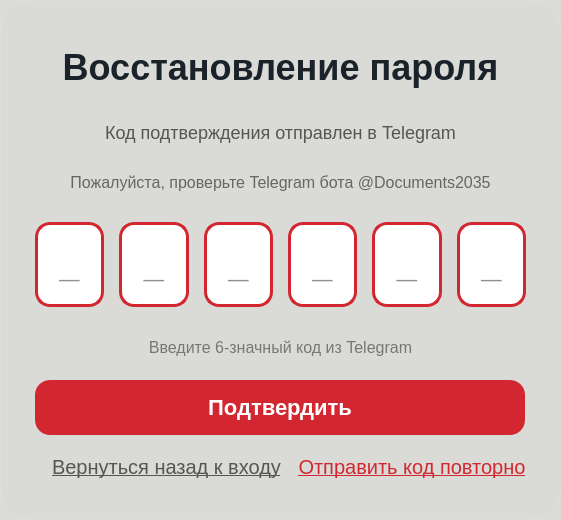
<?xml version="1.0" encoding="UTF-8"?>
<ui version="4.0">
 <class>ResetPasswordWidget</class>
 <widget class="QWidget" name="ResetPasswordWidget">
  <property name="geometry">
   <rect>
    <x>0</x>
    <y>0</y>
    <width>561</width>
    <height>520</height>
   </rect>
  </property>
  <property name="minimumSize">
   <size>
    <width>550</width>
    <height>520</height>
   </size>
  </property>
  <property name="maximumSize">
   <size>
    <width>700</width>
    <height>550</height>
   </size>
  </property>
  <property name="styleSheet">
   <string notr="true">background-color: rgba(217, 217, 214, 0.95);
border-radius: 30px;
border: 1px solid rgba(255, 255, 255, 0.1);</string>
  </property>
  <layout class="QVBoxLayout" name="centralLayout">
   <property name="spacing">
    <number>15</number>
   </property>
   <property name="leftMargin">
    <number>35</number>
   </property>
   <property name="topMargin">
    <number>35</number>
   </property>
   <property name="rightMargin">
    <number>35</number>
   </property>
   <property name="bottomMargin">
    <number>35</number>
   </property>
   <item>
    <widget class="QLabel" name="resetTitleLabel">
     <property name="minimumSize">
      <size>
       <width>0</width>
       <height>65</height>
      </size>
     </property>
     <property name="maximumSize">
      <size>
       <width>16777215</width>
       <height>65</height>
      </size>
     </property>
     <property name="styleSheet">
      <string notr="true">color: #1B232A;
font-size: 36px;
font-weight: bold;
background: transparent;
border: none;</string>
     </property>
     <property name="text">
      <string>Восстановление пароля</string>
     </property>
     <property name="alignment">
      <set>Qt::AlignmentFlag::AlignCenter</set>
     </property>
    </widget>
   </item>
   <item>
    <widget class="QLabel" name="infoLabel">
     <property name="styleSheet">
      <string notr="true">color: #555;
font-size: 18px;
background: transparent;
border: none;
padding: 0 10px;</string>
     </property>
     <property name="text">
      <string>Код подтверждения отправлен в Telegram</string>
     </property>
     <property name="alignment">
      <set>Qt::AlignmentFlag::AlignCenter</set>
     </property>
     <property name="wordWrap">
      <bool>true</bool>
     </property>
    </widget>
   </item>
   <item>
    <widget class="QLabel" name="telegramHintLabel">
     <property name="styleSheet">
      <string notr="true">color: #666;
font-size: 16px;
background: transparent;
border: none;
padding: 0 10px;</string>
     </property>
     <property name="text">
      <string>Пожалуйста, проверьте Telegram бота @Documents2035</string>
     </property>
     <property name="alignment">
      <set>Qt::AlignmentFlag::AlignCenter</set>
     </property>
     <property name="wordWrap">
      <bool>true</bool>
     </property>
    </widget>
   </item>
   <item alignment="Qt::AlignmentFlag::AlignHCenter">
    <widget class="QWidget" name="codeContainer" native="true">
     <property name="minimumSize">
      <size>
       <width>420</width>
       <height>100</height>
      </size>
     </property>
     <property name="maximumSize">
      <size>
       <width>600</width>
       <height>100</height>
      </size>
     </property>
     <property name="styleSheet">
      <string notr="true">background: transparent;
border: none;</string>
     </property>
     <layout class="QHBoxLayout" name="codeLayout">
      <property name="spacing">
       <number>15</number>
      </property>
      <property name="leftMargin">
       <number>0</number>
      </property>
      <property name="topMargin">
       <number>0</number>
      </property>
      <property name="rightMargin">
       <number>0</number>
      </property>
      <property name="bottomMargin">
       <number>0</number>
      </property>
      <item>
       <widget class="QLineEdit" name="codeDigit1">
        <property name="minimumSize">
         <size>
          <width>65</width>
          <height>80</height>
         </size>
        </property>
        <property name="maximumSize">
         <size>
          <width>75</width>
          <height>85</height>
         </size>
        </property>
        <property name="cursor">
         <cursorShape>IBeamCursor</cursorShape>
        </property>
        <property name="styleSheet">
         <string notr="true">background-color: white;
border: 3px solid #D22730;
border-radius: 15px;
color: #1B232A;
font-size: 36px;
font-weight: bold;
text-align: center;
padding: 0;
selection-background-color: #D22730;
selection-color: white;</string>
        </property>
        <property name="text">
         <string/>
        </property>
        <property name="maxLength">
         <number>1</number>
        </property>
        <property name="alignment">
         <set>Qt::AlignmentFlag::AlignCenter</set>
        </property>
        <property name="placeholderText">
         <string>_</string>
        </property>
       </widget>
      </item>
      <item>
       <widget class="QLineEdit" name="codeDigit2">
        <property name="minimumSize">
         <size>
          <width>65</width>
          <height>80</height>
         </size>
        </property>
        <property name="maximumSize">
         <size>
          <width>75</width>
          <height>85</height>
         </size>
        </property>
        <property name="cursor">
         <cursorShape>IBeamCursor</cursorShape>
        </property>
        <property name="styleSheet">
         <string notr="true">background-color: white;
border: 3px solid #D22730;
border-radius: 15px;
color: #1B232A;
font-size: 36px;
font-weight: bold;
text-align: center;
padding: 0;
selection-background-color: #D22730;
selection-color: white;</string>
        </property>
        <property name="text">
         <string/>
        </property>
        <property name="maxLength">
         <number>1</number>
        </property>
        <property name="alignment">
         <set>Qt::AlignmentFlag::AlignCenter</set>
        </property>
        <property name="placeholderText">
         <string>_</string>
        </property>
       </widget>
      </item>
      <item>
       <widget class="QLineEdit" name="codeDigit3">
        <property name="minimumSize">
         <size>
          <width>65</width>
          <height>80</height>
         </size>
        </property>
        <property name="maximumSize">
         <size>
          <width>75</width>
          <height>85</height>
         </size>
        </property>
        <property name="cursor">
         <cursorShape>IBeamCursor</cursorShape>
        </property>
        <property name="styleSheet">
         <string notr="true">background-color: white;
border: 3px solid #D22730;
border-radius: 15px;
color: #1B232A;
font-size: 36px;
font-weight: bold;
text-align: center;
padding: 0;
selection-background-color: #D22730;
selection-color: white;</string>
        </property>
        <property name="text">
         <string/>
        </property>
        <property name="maxLength">
         <number>1</number>
        </property>
        <property name="alignment">
         <set>Qt::AlignmentFlag::AlignCenter</set>
        </property>
        <property name="placeholderText">
         <string>_</string>
        </property>
       </widget>
      </item>
      <item>
       <widget class="QLineEdit" name="codeDigit4">
        <property name="minimumSize">
         <size>
          <width>65</width>
          <height>80</height>
         </size>
        </property>
        <property name="maximumSize">
         <size>
          <width>75</width>
          <height>85</height>
         </size>
        </property>
        <property name="cursor">
         <cursorShape>IBeamCursor</cursorShape>
        </property>
        <property name="styleSheet">
         <string notr="true">background-color: white;
border: 3px solid #D22730;
border-radius: 15px;
color: #1B232A;
font-size: 36px;
font-weight: bold;
text-align: center;
padding: 0;
selection-background-color: #D22730;
selection-color: white;</string>
        </property>
        <property name="text">
         <string/>
        </property>
        <property name="maxLength">
         <number>1</number>
        </property>
        <property name="alignment">
         <set>Qt::AlignmentFlag::AlignCenter</set>
        </property>
        <property name="placeholderText">
         <string>_</string>
        </property>
       </widget>
      </item>
      <item>
       <widget class="QLineEdit" name="codeDigit5">
        <property name="minimumSize">
         <size>
          <width>65</width>
          <height>80</height>
         </size>
        </property>
        <property name="maximumSize">
         <size>
          <width>75</width>
          <height>85</height>
         </size>
        </property>
        <property name="cursor">
         <cursorShape>IBeamCursor</cursorShape>
        </property>
        <property name="styleSheet">
         <string notr="true">background-color: white;
border: 3px solid #D22730;
border-radius: 15px;
color: #1B232A;
font-size: 36px;
font-weight: bold;
text-align: center;
padding: 0;
selection-background-color: #D22730;
selection-color: white;</string>
        </property>
        <property name="text">
         <string/>
        </property>
        <property name="maxLength">
         <number>1</number>
        </property>
        <property name="alignment">
         <set>Qt::AlignmentFlag::AlignCenter</set>
        </property>
        <property name="placeholderText">
         <string>_</string>
        </property>
       </widget>
      </item>
      <item>
       <widget class="QLineEdit" name="codeDigit6">
        <property name="minimumSize">
         <size>
          <width>65</width>
          <height>80</height>
         </size>
        </property>
        <property name="maximumSize">
         <size>
          <width>75</width>
          <height>85</height>
         </size>
        </property>
        <property name="cursor">
         <cursorShape>IBeamCursor</cursorShape>
        </property>
        <property name="styleSheet">
         <string notr="true">background-color: white;
border: 3px solid #D22730;
border-radius: 15px;
color: #1B232A;
font-size: 36px;
font-weight: bold;
text-align: center;
padding: 0;
selection-background-color: #D22730;
selection-color: white;</string>
        </property>
        <property name="text">
         <string/>
        </property>
        <property name="maxLength">
         <number>1</number>
        </property>
        <property name="alignment">
         <set>Qt::AlignmentFlag::AlignCenter</set>
        </property>
        <property name="placeholderText">
         <string>_</string>
        </property>
       </widget>
      </item>
     </layout>
    </widget>
   </item>
   <item>
    <widget class="QLabel" name="codeHintLabel">
     <property name="styleSheet">
      <string notr="true">color: #777;
font-size: 16px;
background: transparent;
border: none;</string>
     </property>
     <property name="text">
      <string>Введите 6-значный код из Telegram</string>
     </property>
     <property name="alignment">
      <set>Qt::AlignmentFlag::AlignCenter</set>
     </property>
    </widget>
   </item>
   <item alignment="Qt::AlignmentFlag::AlignHCenter">
    <widget class="QPushButton" name="resetPasswordButton">
     <property name="minimumSize">
      <size>
       <width>490</width>
       <height>55</height>
      </size>
     </property>
     <property name="maximumSize">
      <size>
       <width>500</width>
       <height>55</height>
      </size>
     </property>
     <property name="cursor">
      <cursorShape>PointingHandCursor</cursorShape>
     </property>
     <property name="styleSheet">
      <string notr="true">background-color: #D22730;
color: white;
border-radius: 15px;
font-weight: bold;
font-size: 22px;
border: none;
padding: 15px;
transition: background-color 0.3s ease;</string>
     </property>
     <property name="text">
      <string>Подтвердить</string>
     </property>
    </widget>
   </item>
   <item>
    <widget class="QWidget" name="actionsWidget" native="true">
     <property name="minimumSize">
      <size>
       <width>0</width>
       <height>30</height>
      </size>
     </property>
     <property name="styleSheet">
      <string notr="true">background: transparent;
border: none;</string>
     </property>
     <layout class="QHBoxLayout" name="actionsLayout">
      <property name="spacing">
       <number>0</number>
      </property>
      <property name="leftMargin">
       <number>0</number>
      </property>
      <property name="topMargin">
       <number>0</number>
      </property>
      <property name="rightMargin">
       <number>0</number>
      </property>
      <property name="bottomMargin">
       <number>0</number>
      </property>
      <item>
       <widget class="QPushButton" name="backToLoginButton">
        <property name="minimumSize">
         <size>
          <width>263</width>
          <height>0</height>
         </size>
        </property>
        <property name="maximumSize">
         <size>
          <width>263</width>
          <height>16777215</height>
         </size>
        </property>
        <property name="cursor">
         <cursorShape>PointingHandCursor</cursorShape>
        </property>
        <property name="styleSheet">
         <string notr="true">background: transparent;
color: #555;
font-size: 20px;
border: none;
text-decoration: underline;</string>
        </property>
        <property name="text">
         <string>Вернуться назад к входу</string>
        </property>
        <property name="flat">
         <bool>true</bool>
        </property>
       </widget>
      </item>
      <item>
       <widget class="QPushButton" name="resendCodeButton">
        <property name="minimumSize">
         <size>
          <width>262</width>
          <height>0</height>
         </size>
        </property>
        <property name="maximumSize">
         <size>
          <width>262</width>
          <height>16777215</height>
         </size>
        </property>
        <property name="cursor">
         <cursorShape>PointingHandCursor</cursorShape>
        </property>
        <property name="styleSheet">
         <string notr="true">background: transparent;
color: #D22730;
font-size: 20px;
border: none;
text-decoration: underline;</string>
        </property>
        <property name="text">
         <string>Отправить код повторно</string>
        </property>
        <property name="flat">
         <bool>true</bool>
        </property>
       </widget>
      </item>
     </layout>
    </widget>
   </item>
  </layout>
 </widget>
 <resources/>
 <connections/>
</ui>
